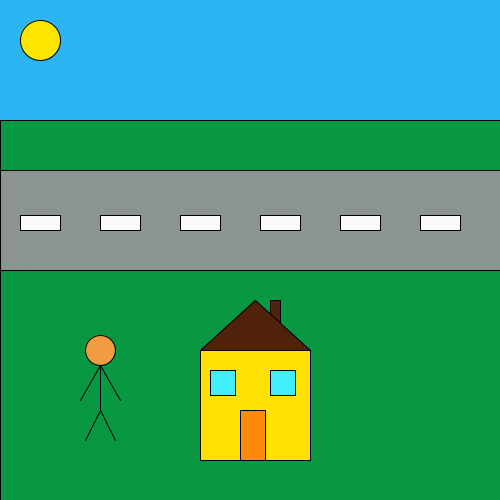
Frame 1 (no input)
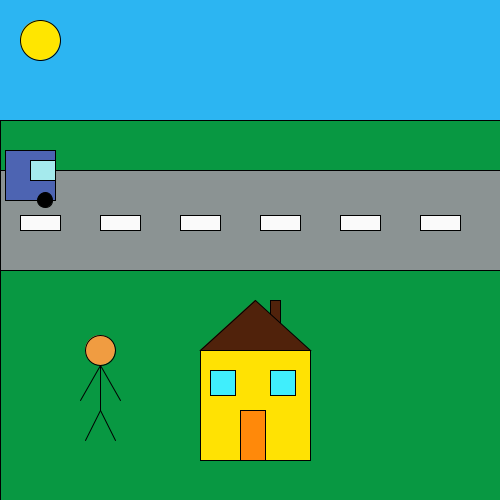
Frame 60 (the mouse pressed at the canvas centre just before this capture)
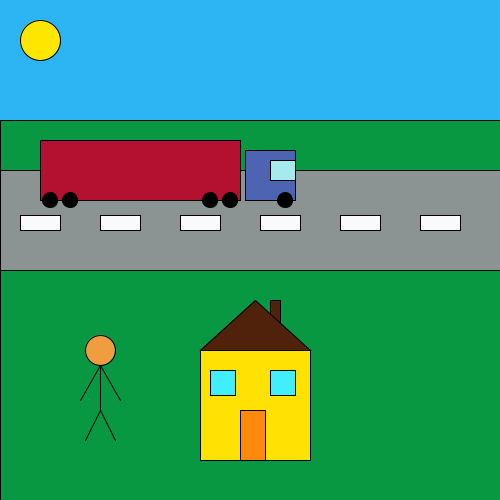
Frame 120 (the mouse held since frame 60 and released just before this capture)

The Processing sketch that drew these frames (run headless with seeded random() and noise(); from frame 60 on, the mouse is pressed at the canvas centre):

// Processing sketch: processing_114192
// ── processing_114192.pde

int x = -540;

void setup(){
  size(500,500);
}

void draw(){
  background(44,181,242);
  
  if (x > 540) {
    x = -540; }
    
   x = x + 4;
  
  stroke(0,0,0);
  fill(8,152,66);
  rect(0,120,500,500);
  fill(139,147,147);
  rect(0,170,500,100);
  
  
  fill(180,16,47);
  rect(100+x,140,200,60);
  fill(77,100,178);
  rect(305+x,150,50,50);
  fill(165,234,237);
  rect(330+x,160,25,20);
  
  //hjul
  fill(0,0,0);
  ellipse(130+x,200,15,15);
  ellipse(110+x,200,15,15);
  ellipse(270+x,200,15,15);
  ellipse(290+x,200,15,15);
  ellipse(345+x,200,15,15);
 

 fill(250,250,250);
  rect(20,215,40,15);
  rect(100,215,40,15);
  rect(180,215,40,15);
  rect(260,215,40,15);
  rect(340,215,40,15);
  rect(420,215,40,15);
  
  //hus
  fill(80,34,11);
  rect(270,300,10,30);
  fill(255,226,3);
  
  rect(200,350,110,110);
  fill(80,34,11);
  triangle(200,350,255,300,310,350);
  //dør og vinduer
  fill(255,137,10);
  rect(240,410,25,50);
  fill(64,238,252);
  rect(210,370,25,25);
  rect(270,370,25,25);

  
  // hoved
  fill(240,156,65);
  ellipse(100,350,30,30);
  //krop
  line(100,365,100,410);
  //ben
  line(100,410,85,440);
  //ben
  line(100,410,115,440);
  //arm
  line(100,365,80,400);
  //arm
  line(100,365,120,400);
  
  //sol
 
  fill(255,230,0);
  ellipse(40,40,40,40);
  
  
 
}
